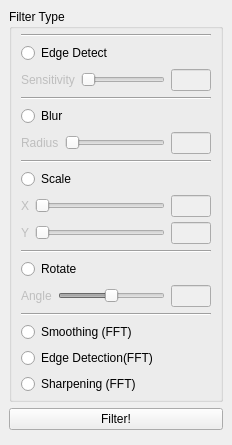
  <widget class="QDockWidget" name="filterDock">
   <property name="windowTitle">
    <string>F&amp;ilter</string>
   </property>
   <attribute name="dockWidgetArea">
    <number>1</number>
   </attribute>
   <widget class="QWidget" name="filterDockContents">
    <layout class="QVBoxLayout" name="verticalLayout_5">
     <item>
      <widget class="QGroupBox" name="filterType">
       <property name="title">
        <string>Filter Type</string>
       </property>
       <layout class="QVBoxLayout" name="verticalLayout_6">
        <property name="topMargin">
         <number>5</number>
        </property>
        <property name="bottomMargin">
         <number>5</number>
        </property>
        <item>
         <widget class="Line" name="line_5">
          <property name="orientation">
           <enum>Qt::Horizontal</enum>
          </property>
         </widget>
        </item>
        <item>
         <widget class="QRadioButton" name="filterTypeEdgeDetect">
          <property name="text">
           <string>Edge Detect</string>
          </property>
         </widget>
        </item>
        <item>
         <widget class="QWidget" name="edgeDetectThreshold" native="true">
          <property name="enabled">
           <bool>false</bool>
          </property>
          <layout class="QGridLayout" name="gridLayout_13">
           <property name="leftMargin">
            <number>0</number>
           </property>
           <property name="topMargin">
            <number>0</number>
           </property>
           <property name="rightMargin">
            <number>0</number>
           </property>
           <property name="bottomMargin">
            <number>0</number>
           </property>
           <item row="0" column="0">
            <widget class="QLabel" name="edgeDetectSensitivityLabel">
             <property name="text">
              <string>Sensitivity</string>
             </property>
            </widget>
           </item>
           <item row="0" column="1">
            <widget class="QSlider" name="edgeDetectSensitivitySlider">
             <property name="orientation">
              <enum>Qt::Horizontal</enum>
             </property>
            </widget>
           </item>
           <item row="0" column="2">
            <widget class="QLineEdit" name="edgeDetectSensitivityTextbox">
             <property name="minimumSize">
              <size>
               <width>40</width>
               <height>0</height>
              </size>
             </property>
             <property name="maximumSize">
              <size>
               <width>40</width>
               <height>16777215</height>
              </size>
             </property>
            </widget>
           </item>
          </layout>
         </widget>
        </item>
        <item>
         <widget class="Line" name="line">
          <property name="orientation">
           <enum>Qt::Horizontal</enum>
          </property>
         </widget>
        </item>
        <item>
         <widget class="QRadioButton" name="filterTypeBlur">
          <property name="text">
           <string>Blur</string>
          </property>
         </widget>
        </item>
        <item>
         <widget class="QWidget" name="blurRadius" native="true">
          <layout class="QGridLayout" name="gridLayout_8">
           <property name="leftMargin">
            <number>0</number>
           </property>
           <property name="topMargin">
            <number>0</number>
           </property>
           <property name="rightMargin">
            <number>0</number>
           </property>
           <property name="bottomMargin">
            <number>0</number>
           </property>
           <item row="0" column="2">
            <widget class="QLineEdit" name="blurRadiusTextbox">
             <property name="enabled">
              <bool>false</bool>
             </property>
             <property name="minimumSize">
              <size>
               <width>40</width>
               <height>0</height>
              </size>
             </property>
             <property name="maximumSize">
              <size>
               <width>40</width>
               <height>16777215</height>
              </size>
             </property>
            </widget>
           </item>
           <item row="0" column="1">
            <widget class="QSlider" name="blurRadiusSlider">
             <property name="enabled">
              <bool>false</bool>
             </property>
             <property name="minimumSize">
              <size>
               <width>100</width>
               <height>0</height>
              </size>
             </property>
             <property name="orientation">
              <enum>Qt::Horizontal</enum>
             </property>
            </widget>
           </item>
           <item row="0" column="0">
            <widget class="QLabel" name="blurRadiusLabel">
             <property name="enabled">
              <bool>false</bool>
             </property>
             <property name="text">
              <string>Radius</string>
             </property>
            </widget>
           </item>
          </layout>
         </widget>
        </item>
        <item>
         <widget class="Line" name="line_2">
          <property name="orientation">
           <enum>Qt::Horizontal</enum>
          </property>
         </widget>
        </item>
        <item>
         <widget class="QRadioButton" name="filterTypeScale">
          <property name="enabled">
           <bool>true</bool>
          </property>
          <property name="text">
           <string>Scale</string>
          </property>
          <property name="checked">
           <bool>false</bool>
          </property>
         </widget>
        </item>
        <item>
         <widget class="QWidget" name="scale" native="true">
          <layout class="QGridLayout" name="gridLayout_9">
           <property name="leftMargin">
            <number>0</number>
           </property>
           <property name="topMargin">
            <number>0</number>
           </property>
           <property name="rightMargin">
            <number>0</number>
           </property>
           <property name="bottomMargin">
            <number>0</number>
           </property>
           <property name="verticalSpacing">
            <number>5</number>
           </property>
           <item row="0" column="0">
            <widget class="QLabel" name="scaleLabelX">
             <property name="enabled">
              <bool>false</bool>
             </property>
             <property name="text">
              <string>X</string>
             </property>
            </widget>
           </item>
           <item row="0" column="1">
            <widget class="QSlider" name="scaleSliderX">
             <property name="enabled">
              <bool>false</bool>
             </property>
             <property name="minimumSize">
              <size>
               <width>100</width>
               <height>0</height>
              </size>
             </property>
             <property name="orientation">
              <enum>Qt::Horizontal</enum>
             </property>
            </widget>
           </item>
           <item row="0" column="2">
            <widget class="QLineEdit" name="scaleTextboxX">
             <property name="enabled">
              <bool>false</bool>
             </property>
             <property name="minimumSize">
              <size>
               <width>40</width>
               <height>0</height>
              </size>
             </property>
             <property name="maximumSize">
              <size>
               <width>40</width>
               <height>16777215</height>
              </size>
             </property>
            </widget>
           </item>
           <item row="1" column="0">
            <widget class="QLabel" name="scaleLabelY">
             <property name="enabled">
              <bool>false</bool>
             </property>
             <property name="text">
              <string>Y</string>
             </property>
            </widget>
           </item>
           <item row="1" column="1">
            <widget class="QSlider" name="scaleSliderY">
             <property name="enabled">
              <bool>false</bool>
             </property>
             <property name="minimumSize">
              <size>
               <width>100</width>
               <height>0</height>
              </size>
             </property>
             <property name="orientation">
              <enum>Qt::Horizontal</enum>
             </property>
            </widget>
           </item>
           <item row="1" column="2">
            <widget class="QLineEdit" name="scaleTextboxY">
             <property name="enabled">
              <bool>false</bool>
             </property>
             <property name="minimumSize">
              <size>
               <width>40</width>
               <height>0</height>
              </size>
             </property>
             <property name="maximumSize">
              <size>
               <width>40</width>
               <height>16777215</height>
              </size>
             </property>
            </widget>
           </item>
          </layout>
         </widget>
        </item>
        <item>
         <widget class="Line" name="line_3">
          <property name="orientation">
           <enum>Qt::Horizontal</enum>
          </property>
         </widget>
        </item>
        <item>
         <widget class="QRadioButton" name="filterTypeRotate">
          <property name="text">
           <string>Rotate</string>
          </property>
         </widget>
        </item>
        <item>
         <widget class="QWidget" name="rotateAngle" native="true">
          <layout class="QGridLayout" name="gridLayout_17">
           <property name="leftMargin">
            <number>0</number>
           </property>
           <property name="topMargin">
            <number>0</number>
           </property>
           <property name="rightMargin">
            <number>0</number>
           </property>
           <property name="bottomMargin">
            <number>0</number>
           </property>
           <item row="0" column="0">
            <widget class="QLabel" name="rotateAngleLabel">
             <property name="enabled">
              <bool>false</bool>
             </property>
             <property name="text">
              <string>Angle</string>
             </property>
            </widget>
           </item>
           <item row="0" column="1">
            <widget class="QSlider" name="rotateSlider">
             <property name="enabled">
              <bool>false</bool>
             </property>
             <property name="minimum">
              <number>-360</number>
             </property>
             <property name="maximum">
              <number>360</number>
             </property>
             <property name="orientation">
              <enum>Qt::Horizontal</enum>
             </property>
            </widget>
           </item>
           <item row="0" column="2">
            <widget class="QLineEdit" name="rotateAngleEdit">
             <property name="enabled">
              <bool>false</bool>
             </property>
             <property name="maximumSize">
              <size>
               <width>40</width>
               <height>16777215</height>
              </size>
             </property>
            </widget>
           </item>
          </layout>
         </widget>
        </item>
        <item>
         <widget class="Line" name="line_4">
          <property name="orientation">
           <enum>Qt::Horizontal</enum>
          </property>
         </widget>
        </item>
        <item>
         <widget class="QRadioButton" name="filterTypeSpecial1">
          <property name="text">
           <string>Smoothing (FFT)</string>
          </property>
         </widget>
        </item>
        <item>
         <widget class="QRadioButton" name="filterTypeSpecial2">
          <property name="text">
           <string>Edge Detection(FFT)</string>
          </property>
         </widget>
        </item>
        <item>
         <widget class="QRadioButton" name="filterTypeSpecial3">
          <property name="text">
           <string>Sharpening (FFT)</string>
          </property>
         </widget>
        </item>
       </layout>
      </widget>
     </item>
     <item>
      <widget class="QPushButton" name="filterButton">
       <property name="text">
        <string>Filter!</string>
       </property>
      </widget>
     </item>
     <item>
      <widget class="QWidget" name="filterDockEmptySpace" native="true">
       <property name="sizePolicy">
        <sizepolicy hsizetype="Preferred" vsizetype="Expanding">
         <horstretch>0</horstretch>
         <verstretch>0</verstretch>
        </sizepolicy>
       </property>
      </widget>
     </item>
    </layout>
   </widget>
  </widget>
